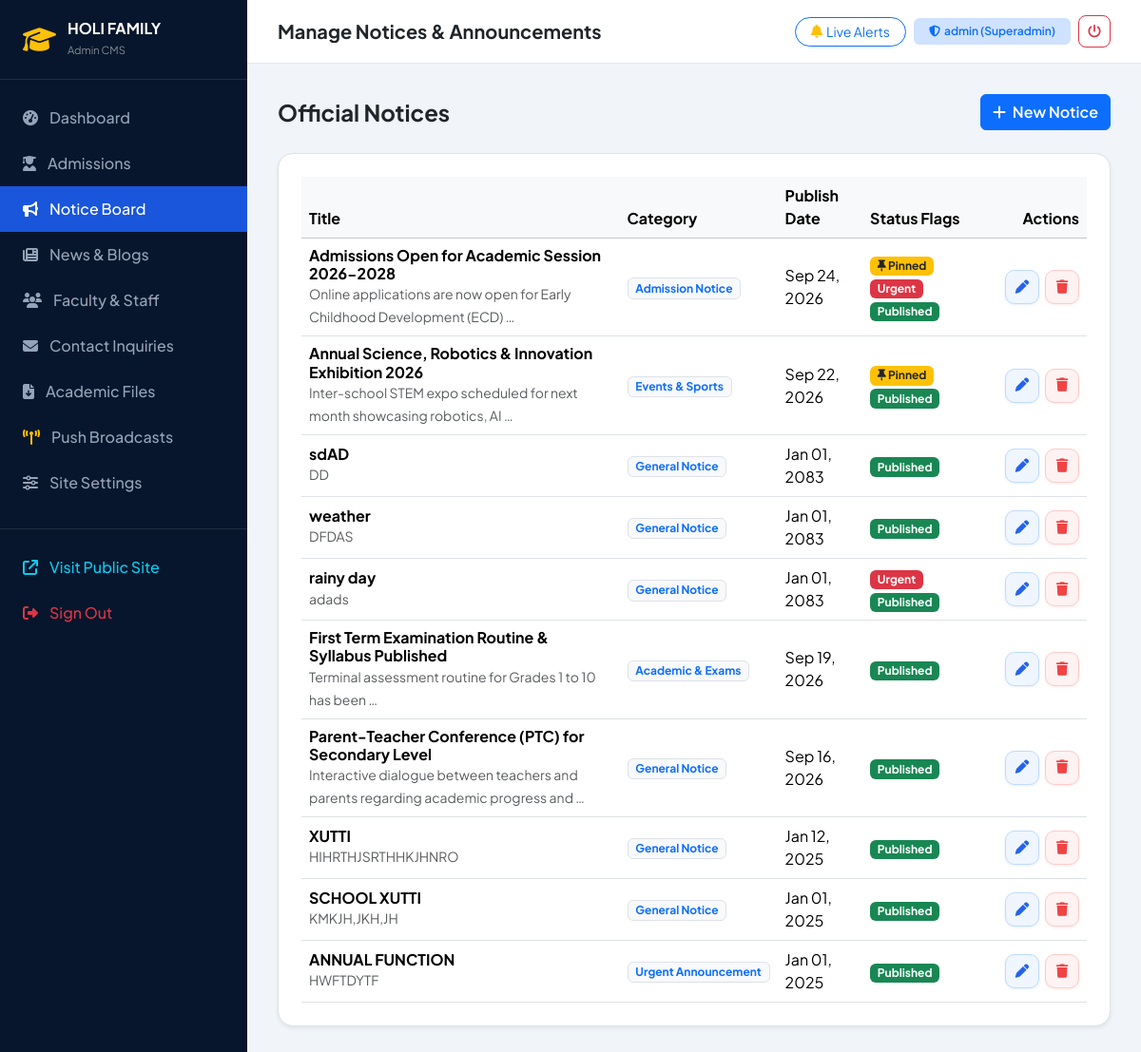
The app's page /portal/notices/ (signed in) with its own data.
### school/models.py (models this page shows, shortened)
class Notice(models.Model):
    CATEGORY_CHOICES = [
        ('general', 'General Notice'),
        ('academic', 'Academic & Exams'),
        ('admission', 'Admission Notice'),
        ('event', 'Events & Sports'),
        ('holiday', 'Holidays & Vacations'),
        ('urgent', 'Urgent Announcement'),
    ]
    title = models.CharField(max_length=255)
    slug = models.SlugField(max_length=255, unique=True, blank=True)
    category = models.CharField(max_length=50, choices=CATEGORY_CHOICES, default='general')
    summary = models.TextField(blank=True, help_text="Short summary for homepage and cards")
    content = models.TextField(help_text="Detailed content of the notice")
    attachment = models.FileField(upload_to='notices/files/', blank=True, null=True)
    is_pinned = models.BooleanField(default=False, help_text="Pin to top of notices list")
    is_published = models.BooleanField(default=True)
    is_urgent = models.BooleanField(default=False)
    publish_date = models.DateField()
    created_at = models.DateTimeField(auto_now_add=True)
    updated_at = models.DateTimeField(auto_now=True)
    class Meta:
        ordering = ['-is_pinned', '-publish_date', '-created_at']
        verbose_name = "Notice & Announcement"
        verbose_name_plural = "Notices & Announcements"

### portal/views.py (the view)
# urls.py: path('notices/', views.manage_notices, name='manage_notices'),
@login_required
def manage_notices(request):
    notices = Notice.objects.all()
    return render(request, 'portal/notices_list.html', {'notices': notices})

### school/context_processors.py (called while the page is built)
def school_global_context(request):
    school_info = SchoolProfile.objects.first()
    recent_notices = Notice.objects.filter(is_published=True)[:5]
    return {
        'school_info': school_info,
        'global_recent_notices': recent_notices,
    }

### templates/portal/notices_list.html
{% extends 'portal/base_admin.html' %}
{% block page_title %}Manage Notices & Announcements{% endblock %}
{% block admin_content %}
<div class="d-flex justify-content-between align-items-center mb-4">
  <h4 class="fw-bold text-dark mb-0">Official Notices</h4>
  <a href="{% url 'portal:create_notice' %}" class="btn btn-primary fw-semibold"><i class="fa-solid fa-plus me-1"></i> New Notice</a>
</div>
<div class="bg-white p-4 rounded-4 border shadow-sm">
  <div class="table-responsive">
    <table class="table table-hover align-middle mb-0">
      <thead class="table-light">
        <tr>
          <th>Title</th>
          <th>Category</th>
          <th>Publish Date</th>
          <th>Status Flags</th>
          <th class="text-end">Actions</th>
        </tr>
      </thead>
      <tbody>
        {% for notice in notices %}
        <tr>
          <td>
            <h6 class="fw-bold mb-0">{{ notice.title }}</h6>
            <small class="text-muted">{{ notice.summary|default:notice.content|truncatewords:10 }}</small>
          </td>
          <td><span class="badge bg-light text-primary border">{{ notice.get_category_display }}</span></td>
          <td>{{ notice.publish_date|date:"M d, Y" }}</td>
          <td>
            {% if notice.is_pinned %}<span class="badge bg-warning text-dark me-1"><i class="fa-solid fa-thumbtack"></i> Pinned</span>{% endif %}
            {% if notice.is_urgent %}<span class="badge bg-danger me-1">Urgent</span>{% endif %}
            {% if notice.is_published %}<span class="badge bg-success">Published</span>{% else %}<span class="badge bg-secondary">Draft</span>{% endif %}
          </td>
          <td class="text-end">
            <div class="table-actions">
              <a href="{% url 'portal:edit_notice' notice.pk %}" class="btn-action-edit" title="Edit Notice"><i class="fa-solid fa-pen"></i></a>
              <a href="{% url 'portal:delete_notice' notice.pk %}" class="btn-action-delete" title="Delete Notice" onclick="return confirm('Are you sure you want to delete this notice?');"><i class="fa-solid fa-trash"></i></a>
            </div>
          </td>
        </tr>
        {% empty %}
        <tr>
          <td colspan="5" class="text-center py-4 text-muted">No notices created yet.</td>
        </tr>
        {% endfor %}
      </tbody>
    </table>
  </div>
</div>
{% endblock %}

### templates/portal/base_admin.html (shortened to what this page needs)
{% load static %}
<!DOCTYPE html>
<html lang="en">
<head>
  <link href="https://cdn.jsdelivr.net/npm/bootstrap@5.3.3/dist/css/bootstrap.min.css" rel="stylesheet">
  <link rel="stylesheet" href="https://cdnjs.cloudflare.com/ajax/libs/font-awesome/6.5.1/css/all.min.css">
  <link rel="stylesheet" href="{% static 'css/admin.css' %}">
</head>
<body class="admin-body">
  <div class="admin-wrapper">
    <aside class="admin-sidebar">
      <div class="sidebar-brand">
        <i class="fa-solid fa-graduation-cap text-warning fs-3"></i>
        <div>
          <h6 class="fw-bold mb-0 text-white">HOLI FAMILY</h6>
          <small class="text-white-50" style="font-size: 0.7rem;">Admin CMS</small>
        </div>
      </div>
      <ul class="nav flex-column py-3">
        <li class="nav-item">
          <a class="nav-link {% if request.resolver_match.url_name == 'dashboard' %}active{% endif %}" href="{% url 'portal:dashboard' %}">
            <i class="fa-solid fa-gauge-high"></i> Dashboard
          </a>
        </li>
        <li class="nav-item">
          <a class="nav-link {% if 'admissions' in request.path %}active{% endif %}" href="{% url 'portal:manage_admissions' %}">
            <i class="fa-solid fa-user-graduate"></i> Admissions
          </a>
        </li>
        <li class="nav-item">
          <a class="nav-link {% if 'notices' in request.path %}active{% endif %}" href="{% url 'portal:manage_notices' %}">
            <i class="fa-solid fa-bullhorn"></i> Notice Board
          </a>
        </li>
        <li class="nav-item">
          <a class="nav-link {% if 'blogs' in request.path %}active{% endif %}" href="{% url 'portal:manage_blogs' %}">
            <i class="fa-solid fa-newspaper"></i> News & Blogs
          </a>
        </li>
        <li class="nav-item">
          <a class="nav-link {% if 'teachers' in request.path %}active{% endif %}" href="{% url 'portal:manage_teachers' %}">
            <i class="fa-solid fa-users"></i> Faculty & Staff
          </a>
        </li>
        <li class="nav-item">
          <a class="nav-link {% if 'messages' in request.path %}active{% endif %}" href="{% url 'portal:manage_messages' %}">
            <i class="fa-solid fa-envelope"></i> Contact Inquiries
          </a>
        </li>
        <li class="nav-item">
          <a class="nav-link {% if 'resources' in request.path %}active{% endif %}" href="{% url 'portal:manage_resources' %}">
            <i class="fa-solid fa-file-arrow-down"></i> Academic Files
          </a>
        </li>
        <li class="nav-item">
          <a class="nav-link {% if 'push' in request.path %}active{% endif %}" href="{% url 'portal:push_manager' %}">
            <i class="fa-solid fa-tower-broadcast text-warning"></i> Push Broadcasts
          </a>
        </li>
        <li class="nav-item">
          <a class="nav-link {% if 'settings' in request.path %}active{% endif %}" href="{% url 'portal:school_settings' %}">
            <i class="fa-solid fa-sliders"></i> Site Settings
          </a>
        </li>
        <li class="nav-item mt-4 pt-3 border-top border-secondary border-opacity-25">
          <a class="nav-link text-info" href="{% url 'home' %}" target="_blank">
            <i class="fa-solid fa-arrow-up-right-from-square"></i> Visit Public Site
          </a>
        </li>
        <li class="nav-item">
          <a class="nav-link text-danger" href="{% url 'portal:logout' %}">
            <i class="fa-solid fa-right-from-bracket"></i> Sign Out
          </a>
        </li>
      </ul>
    </aside>
    <div class="admin-main">
      <header class="admin-topbar">
        <div class="d-flex align-items-center gap-3 min-w-0">
          <h5 class="mb-0 fw-bold text-dark text-truncate">{% block page_title %}Dashboard Overview{% endblock %}</h5>
        </div>
        <div class="d-flex align-items-center gap-2 text-nowrap flex-shrink-0 ms-3">
          <button type="button" data-push-toggle class="btn btn-outline-primary btn-sm rounded-pill px-3 py-1 text-nowrap d-inline-flex align-items-center gap-1 shadow-2xs">
          </button>
          <span class="badge bg-primary-subtle text-primary px-3 py-2 fw-semibold d-inline-flex align-items-center gap-1 text-nowrap">
            <i class="fa-solid fa-shield-halved"></i> <span>{{ user.username }} ({{ user.is_superuser|yesno:"Superadmin,Editor" }})</span>
          </span>
          <a href="{% url 'portal:logout' %}" class="btn btn-outline-danger btn-sm rounded-3 d-inline-flex align-items-center justify-content-center" style="width: 34px; height: 34px;" title="Sign Out">
            <i class="fa-solid fa-power-off"></i>
          </a>
        </div>
      </header>
      <div class="admin-content">
        {% block admin_content %}{% endblock %}
      </div>
    </div>
  </div>
</body>
</html>

### static/css/admin.css (style rules this page uses)
:root { --hf-admin-sidebar-bg: #07162c; --hf-admin-sidebar-hover: #0f2b59; --hf-admin-sidebar-active: #1a56db; --hf-admin-header-bg: #ffffff; --hf-admin-body-bg: #f1f5f9; }
body.admin-body { background-color: var(--hf-admin-body-bg); font-family: 'Plus Jakarta Sans', sans-serif; }
.admin-wrapper { display: flex; min-height: 100vh; }
.admin-sidebar { width: 260px; background-color: var(--hf-admin-sidebar-bg); color: #cbd5e1; flex-shrink: 0; transition: all 0.3s ease; }
.admin-sidebar .sidebar-brand { padding: 20px 24px; border-bottom: 1px solid rgba(255, 255, 255, 0.1); display: flex; align-items: center; gap: 12px; color: #fff; }
.admin-sidebar .nav-link { color: #94a3b8; padding: 12px 24px; font-weight: 500; display: flex; align-items: center; gap: 12px; transition: all 0.2s ease; }
.admin-sidebar .nav-link.active { color: #ffffff; background-color: var(--hf-admin-sidebar-active); border-left: 4px solid var(--hf-gold-accent); }
.admin-main { flex-grow: 1; display: flex; flex-direction: column; min-width: 0; }
.admin-topbar { background-color: var(--hf-admin-header-bg); padding: 16px 32px; border-bottom: 1px solid #e2e8f0; display: flex; justify-content: space-between; align-items: center; flex-wrap: nowrap; gap: 16px; }
.admin-topbar .btn, .admin-topbar .badge { white-space: nowrap !important; }
.admin-content { padding: 32px; flex-grow: 1; }
.table td.text-end, .table td:last-child { white-space: nowrap !important; }
.table-actions { display: inline-flex; align-items: center; justify-content: flex-end; gap: 6px; flex-wrap: nowrap; }
.btn-action-edit { display: inline-flex; align-items: center; justify-content: center; width: 36px; height: 36px; border-radius: 10px; background: #eff6ff; color: #2563eb; border: 1px solid #bfdbfe; font-size: 0.9rem; text-decoration: none; transition: all 0.2s cubic-bezier(0.16, 1, 0.3, 1); box-shadow: 0 1px 3px rgba(37, 99, 235, 0.1); }
.btn-action-delete { display: inline-flex; align-items: center; justify-content: center; width: 36px; height: 36px; border-radius: 10px; background: #fef2f2; color: #ef4444; border: 1px solid #fecaca; font-size: 0.9rem; text-decoration: none; transition: all 0.2s cubic-bezier(0.16, 1, 0.3, 1); box-shadow: 0 1px 3px rgba(239, 68, 68, 0.1); }

### records on screen
Notice: title "Admissions Open for Academic Session 2026-2028", summary "Online applications are now open for Early Childhood Development (ECD) …", category "Admission Notice", publish_date "Sep 24, 2026", is_pinned True (drawn), is_urgent "Urgent", is_published "Published"
Notice: title "Annual Science, Robotics & Innovation Exhibition 2026", summary "Inter-school STEM expo scheduled for next month showcasing robotics, AI …", category "Events & Sports", publish_date "Sep 22, 2026", is_pinned True (drawn), is_published "Published"
Notice: title "sdAD", summary "DD", category "General Notice", publish_date "Jan 01, 2083", is_published "Published"
Notice: title "weather", summary "DFDAS", category "General Notice", publish_date "Jan 01, 2083", is_published "Published"
Notice: title "rainy day", summary "adads", category "General Notice", publish_date "Jan 01, 2083", is_urgent "Urgent", is_published "Published"
Notice: title "First Term Examination Routine & Syllabus Published", summary "Terminal assessment routine for Grades 1 to 10 has been …", category "Academic & Exams", publish_date "Sep 19, 2026", is_published "Published"
Notice: title "Parent-Teacher Conference (PTC) for Secondary Level", summary "Interactive dialogue between teachers and parents regarding academic progress and …", category "General Notice", publish_date "Sep 16, 2026", is_published "Published"
Notice: title "XUTTI", summary "HIHRTHJSRTHHKJHNRO", category "General Notice", publish_date "Jan 12, 2025", is_published "Published"
Notice: title "SCHOOL XUTTI", summary "KMKJH,JKH,JH", category "General Notice", publish_date "Jan 01, 2025", is_published "Published"
Notice: title "ANNUAL FUNCTION", summary "HWFTDYTF", category "Urgent Announcement", publish_date "Jan 01, 2025", is_published "Published"

### other values on screen
{{ user.username }} "admin"
{{ user.is_superuser|yesno:"Superadmin,Editor" }} "Superadmin"
